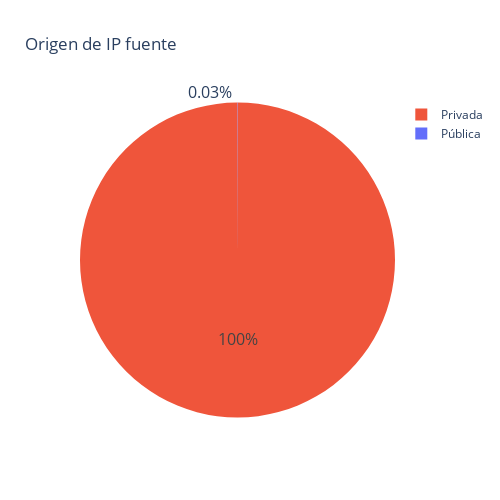

Here is the notebook cell this chart was saved with:
### Code cell
def pieOrigenFuente(df):
    fig = px.pie(df, values='apariciones', names='origen fuente', height= 500,
    width= 500,
    color_discrete_sequence=px.colors.qualitative.Plotly[:2][::-1],
    title="Origen de IP fuente")
    fig.update_traces(textfont_size=16)
    fig.show()    
pieOrigenFuente(df_s2)

### Figure 1 — Plotly figure (JSON) as saved in the notebook; plotly's stock layout.template omitted (floating-point values rounded to 4 significant figures)
{"data": [{"domain": {"x": [0, 1], "y": [0, 1]}, "hovertemplate": "origen fuente=%{label}<br>apariciones=%{value}<extra></extra>", "labels": ["Privada", "Privada", "Privada", "Privada", "Privada", "Privada", "Privada", "Privada", "Privada", "Privada", "Privada", "Pública", "Privada", "Privada", "Privada"], "legendgroup": "", "name": "", "showlegend": true, "textfont": {"size": 16}, "type": "pie", "values": [3335, 1986, 1986, 1985, 137, 137, 106, 106, 106, 84, 24, 3, 2, 2, 1]}], "layout": {"height": 500, "legend": {"tracegroupgap": 0}, "piecolorway": ["#EF553B", "#636EFA"], "title": {"text": "Origen de IP fuente"}, "width": 500}}
